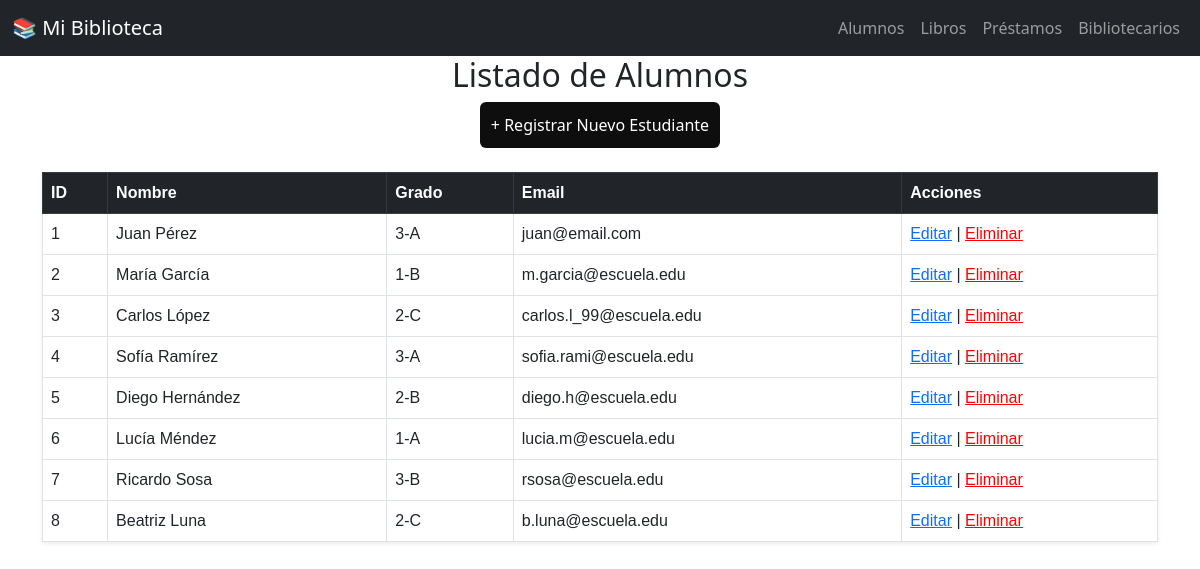
/biblio_escolar/index.php, run on the app's committed database.
### tables this page shows
CREATE TABLE `alumno` (
  `id_alumno` int NOT NULL AUTO_INCREMENT,
  `nombre` varchar(100) NOT NULL,
  `grado_grupo` varchar(20) DEFAULT NULL,
  `email` varchar(100) DEFAULT NULL,
  PRIMARY KEY (`id_alumno`),
  UNIQUE KEY `email` (`email`)
);

### biblio_escolar/index.php (the view, shortened to what this page needs)
<?php
include 'db.php';
$query = "SELECT * FROM alumno";
$resultado = mysqli_query($conexion, $query);
?>
<!DOCTYPE html>
<html lang="es">
<head>
</head>
<body>
    <?php include 'menu.php'; ?>
    <h2 style="text-align:center;">Listado de Alumnos</h2>
    <div style="text-align:center;">
        <a href="formulario_alumno.php" class="btn" style="background: #0e0e0f; color: white; padding: 10px; text-decoration: none;">+ Registrar Nuevo Estudiante</a>
    </div>
    <div class="container mt-4">
        <table class="table table-hover table-bordered shadow-sm">
            <thead class="table-dark">
                <tr>
                    <th>ID</th>
                    <th>Nombre</th>
                    <th>Grado</th>
                    <th>Email</th>
                    <th>Acciones</th>
                </tr>
            </thead>
            <tbody>
                <?php while($row = mysqli_fetch_assoc($resultado)) { ?>
                <tr>
                    <td><?php echo $row['id_alumno']; ?></td>
                    <td><?php echo $row['nombre']; ?></td>
                    <td><?php echo $row['grado_grupo']; ?></td>
                    <td><?php echo $row['email']; ?></td>
                    <td>
                        <a href="editar_alumno.php?id=<?php echo $row['id_alumno']; ?>">Editar</a> |
                        <a href="eliminar_alumno.php?id=<?php echo $row['id_alumno']; ?>"
                            style="color:red;"
                            onclick="return confirm('¿Seguro que quieres borrar a este alumno?')">
                            Eliminar
                        </a>
                    </td>
                </tr>
                <?php } ?>
            </tbody>
        </table>
    </div>
</body>
</html>

### biblio_escolar/menu.php
<link href="https://cdn.jsdelivr.net/npm/bootstrap@5.3.0/dist/css/bootstrap.min.css" rel="stylesheet">
<nav class="navbar navbar-expand-lg navbar-dark bg-dark">
  <div class="container-fluid">
    <a class="navbar-brand" href="inicio.php">📚 Mi Biblioteca</a>
    <div class="navbar-nav">
      <a class="nav-link" href="index.php">Alumnos</a>
      <a class="nav-link" href="index_libros.php">Libros</a>
      <a class="nav-link" href="index_prestamos.php">Préstamos</a>
      <a class="nav-link" href="index_bibliotecarios.php">Bibliotecarios</a>
    </div>
  </div>
</nav>

### biblio_escolar/index.php (style rules this page uses)
table { width: 80%; margin: 20px auto; border-collapse: collapse; font-family: Arial; }
th, td { border: 1px solid #ddd; padding: 12px; text-align: left; }
th { background-color: #4CAF50; color: white; }
tr:nth-child(even) { background-color: #f2f2f2; }
.btn { padding: 10px 15px; background: blue; color: white; text-decoration: none; border-radius: 5px; }

### data on the page
alumno: id_alumno "1", nombre "Juan Pérez", grado_grupo "3-A", email "juan@email.com"
alumno: id_alumno "2", nombre "María García", grado_grupo "1-B", email "m.garcia@escuela.edu"
alumno: id_alumno "3", nombre "Carlos López", grado_grupo "2-C", email "carlos.l_99@escuela.edu"
alumno: id_alumno "4", nombre "Sofía Ramírez", grado_grupo "3-A", email "sofia.rami@escuela.edu"
alumno: id_alumno "5", nombre "Diego Hernández", grado_grupo "2-B", email "diego.h@escuela.edu"
alumno: id_alumno "6", nombre "Lucía Méndez", grado_grupo "1-A", email "lucia.m@escuela.edu"
alumno: id_alumno "7", nombre "Ricardo Sosa", grado_grupo "3-B", email "rsosa@escuela.edu"
alumno: id_alumno "8", nombre "Beatriz Luna", grado_grupo "2-C", email "b.luna@escuela.edu"
